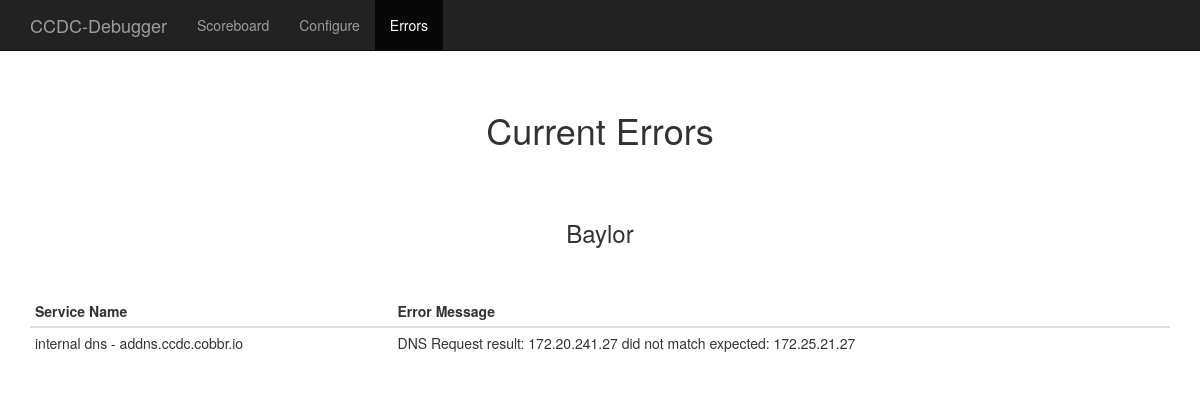
Before: /errors with the older database file.
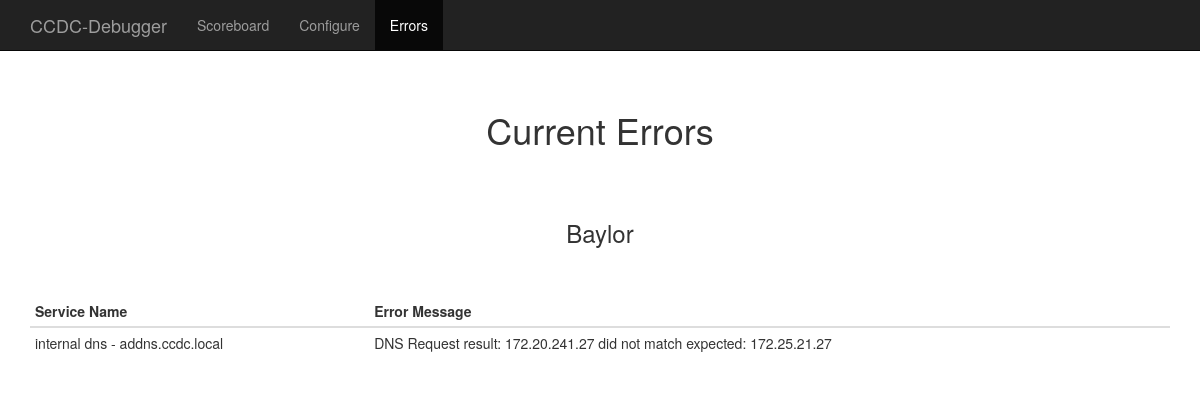
After: the same page with the newer database file.
### tables this page shows
CREATE TABLE service (
    service_id INTEGER PRIMARY KEY ASC,
    service_type_id INTEGER NOT NULL,
    team_id INTEGER NOT NULL,
    service_name TEXT NOT NULL,
    service_connection TEXT NOT NULL,
    service_request TEXT NOT NULL,
    service_expected_result TEXT NOT NULL,
    service_active INTEGER NOT NULL DEFAULT 1,
    FOREIGN KEY (service_type_id) REFERENCES service_type(service_type_id),
    FOREIGN KEY (team_id) REFERENCES team(team_id)
);

CREATE TABLE error (
    error_id INTEGER PRIMARY KEY ASC,
    service_id INTEGER NOT NULL,
    error_message TEXT NOT NULL,
    error_time DATETIME DEFAULT CURRENT_TIMESTAMP,
    FOREIGN KEY (service_id) REFERENCES service(service_id)
);

### debugger.py (the view)
@app.route('/errors')
def errors():
    return render_template('errors.html')

### debugger.py (called while the page is built)
def database_connect():
    try:
        conn = sqlite3.connect('./data/debugger.db')
        conn.row_factory = sqlite3.Row
        return conn
    except Exception as e:
        print "Error connecting to database. Must run 'flask setup' prior to running. Error message: " + str(e)
        sys.exit()

def execute_db_query(query, args=None):
    conn = database_connect()
    cur = conn.cursor()
    if(args):
        cur.execute(query, args)
    else:
        cur.execute(query)
    conn.commit()
    results = cur.fetchall()
    cur.close()
    conn.close()
    return results

@app.context_processor
def utility_processor():
    return dict(execute_db_query=execute_db_query)

### templates/errors.html (shortened to what this page needs)
<!DOCTYPE html>
<html lang="en">
  <head>
    <link href="{{ url_for('static', filename='css/bootstrap.min.css') }}" rel="stylesheet">
    <link href="{{ url_for('static', filename='css/starter-template.css') }}" rel="stylesheet">
  </head>
  <body>
    <nav class="navbar navbar-inverse navbar-fixed-top">
      <div class="container">
        <div class="navbar-header">
          <a class="navbar-brand" href="scoreboard">CCDC-Debugger</a>
        </div>
        <div id="navbar" class="collapse navbar-collapse">
          <ul class="nav navbar-nav">
            <li><a href="scoreboard">Scoreboard</a></li>
            <li><a href="configure">Configure</a></li>
            <li class="active"><a href="errors">Errors</a></li>
          </ul>
        </div>
      </div>
    </nav>
    <div class="starter-template">
      <h1>Current Errors</h1>
      <div class="container">
        {% for team in execute_db_query('select * from team') %}
        <h3 class="starter-template">{{ team['team_name'] }}</h3>
        <table class="table table-condensed">
          <thead>
            <tr>
              <th>Service Name</th>
              <th>Error Message</th>
            </tr>
          </thead>
          <tbody>
            {% for service in execute_db_query('select * from service as s join team as t on(s.team_id=t.team_id) where t.team_id = ? and 0 = (select poll_score from poll where poll.service_id = s.service_id order by poll_time DESC LIMIT 1)', [team['team_id']]) %}
            <tr>
              <td>{{ service['service_name'] }}</td>
              <td>{{ execute_db_query('select error_message from error join service on(error.service_id = service.service_id) WHERE service.service_id = ? ORDER BY error_time DESC LIMIT 1', [service['service_id']])[0]['error_message'] }}</td>
            </tr>
          {% endfor %}
          </tbody>
        </table>
        {% endfor %}
      </div>
  </body>
</html>

Changed rows visible on the page:
changed service: service_name "internal dns - addns.ccdc.cobbr.io" → "internal dns - addns.ccdc.local"
